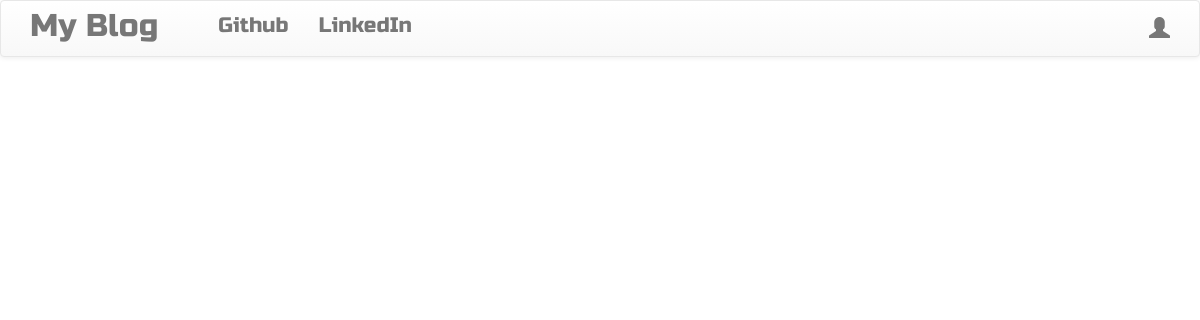
The app's page /, older data.
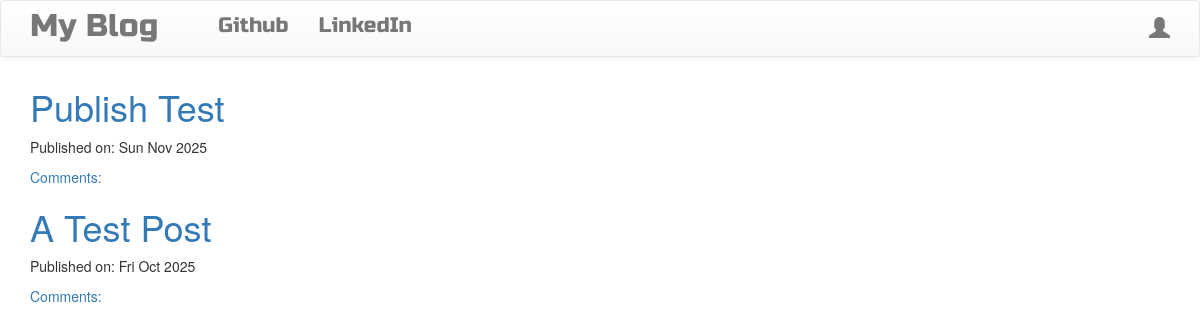
The same page, newer data.
### blog/models.py (models this page shows, shortened)
class Post(models.Model):
    author = models.ForeignKey('auth.User', on_delete=models.CASCADE)
    title = models.CharField(max_length=200)
    text = models.TextField()
    create_date = models.DateTimeField(default=timezone.now())
    published_date = models.DateTimeField(blank=True, null=True)

### blog/views.py (the view)
# urls.py: path('', views.PostListView.as_view(), name='post_list'),
class PostListView(ListView):
    model = Post
    def get_queryset(self):
        return Post.objects.filter(published_date__lte = timezone.now()).order_by('-published_date')

### blog/templates/blog/post_list.html (shortened to what this page needs)
{% extends "blog/base.html" %}
{% block body_block %}
    {% for post in post_list %}
    <div class='post'>
        <h1><a href="{% url "post_detail" pk=post.pk %}">{{post.title}}</a></h1>
        <div class ='date'>
            <p>Published on: {{post.published_date|date:"D M Y"}}</p>
        </div>
        <a href="{% url "post_detail" pk=post.pk %}">Comments:{{post.approved_comments.count}}</a>
    </div>
    {% endfor %}
{% endblock body_block %}

### blog/templates/blog/base.html (shortened to what this page needs)
<!DOCTYPE html>
{% load static %}
<html lang="en">
<head>
    <link rel="stylesheet" href="https://cdn.jsdelivr.net/npm/bootstrap@3.4.1/dist/css/bootstrap.min.css">
    <link rel="stylesheet" href="https://cdn.jsdelivr.net/npm/bootstrap@3.4.1/dist/css/bootstrap-theme.min.css">
    <link rel="stylesheet" href="//cdn.jsdelivr.net/npm/medium-editor@latest/dist/css/medium-editor.min.css" type="text/css" media="screen" charset="utf-8">
    <link rel="stylesheet" href="{% static "css/blog.css" %}">
</head>
<body class='loader'>
    <nav class='navbar navbar-default techfont custom-navbar'>
        <div class='container'>
            <ul class='nav navbar-nav'>
                <li><a class='navbar-brand bigbrand' href="{% url "post_list" %}">My Blog</a></li>
                <li><a href="{% url "about" %}"></a></li>
                <li><a href="https://github.com/Willem991">Github</a></li>
                <li><a href="https://za.linkedin.com/in/wrniew">LinkedIn</a></li>
            </ul>
            <ul class='nav navbar-nav navbar-right'>
                {% if user.is_authenticated %}
                    <li><a href="{% url "post_new" %}">New Post</a></li>
                    <li><a href="{% url "post_draft_list" %}">Drafts</a></li>
                    <li><a href="{% url "post_new" %}">Logout</a></li>
                    <li><a>Welcome: {{user.username}}</a></li>
                {% else %}
                    <li><a href="{% url "login" %}"><span class="glyphicon glyphicon-user"></span></a></li>
                {% endif %}
            </ul>
        </div>
    </nav>
    <div class='content container'>
        <div class='row'>
            <div class='col-md-8'>
                <div class='blog_posts'>
                    {% block  body_block %}
                    {% endblock  %}
                </div>
            </div>
        </div>
    </div>
</body>
</html>

### blog/static/css/blog.css (style rules this page uses)
.techfont { font-family: 'Russo One', sans-serif; font-size: 1.5em; margin-bottom: 10px; }
.bigbrand { font-size: 1.5em; }
.loader { filter:hue-rotate(0deg); color:linear-gradient(45deg,#0f8,#08f); animation:hue 10000ms infinite linear; }

Row changes from the older to the newer data that the page shows:
added Post: title "Publish Test", published_date "Sun Nov 2025"
added Post: title "A Test Post", published_date "Fri Oct 2025"
